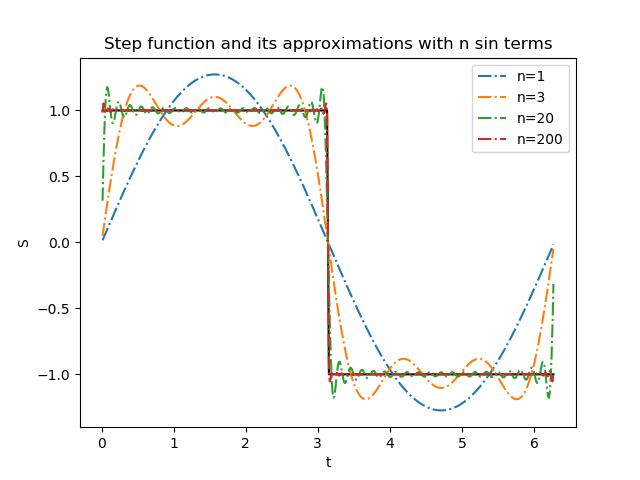

Generate this figure with Python:
from math import pi
import numpy as np
import matplotlib.pyplot as plt

#Vectorized S
def S(t,n=10,T=2*pi):
    suma=0.0
    for i in range(1,n+1):
        suma+=(1.0/(2*i-1))*np.sin(2*(2*i-1)*pi*t/float(T))
    suma*=4/np.pi
    return suma

#Vectorized piecewise function    
def fvec(t,T=2*pi):
    condition1=np.logical_and(0<t,t<0.5*T)
    condition2=np.logical_and(0.5*T<t,t<T)
    
    r=np.zeros_like(t)
    r[condition1]=1.0
    r[condition2]=-1.0
    return r
    
T0=2*pi    
tgrid=np.linspace(0,T0,501)
tlist=tgrid[1:-1] #since f(0) and f(T) are not defined
nlist=(1,3,20,200)

y=fvec(tlist,T0)
plt.plot(tlist,y,"k-")
for n in nlist:
    z=S(tlist,n,T0)
    plt.plot(tlist,z,"-.", label="n=%d" %n)
plt.legend()
plt.xlabel("t")
plt.ylabel("S")
plt.title("Step function and its approximations with n sin terms")
plt.savefig('ej5.41.png')
plt.show()

